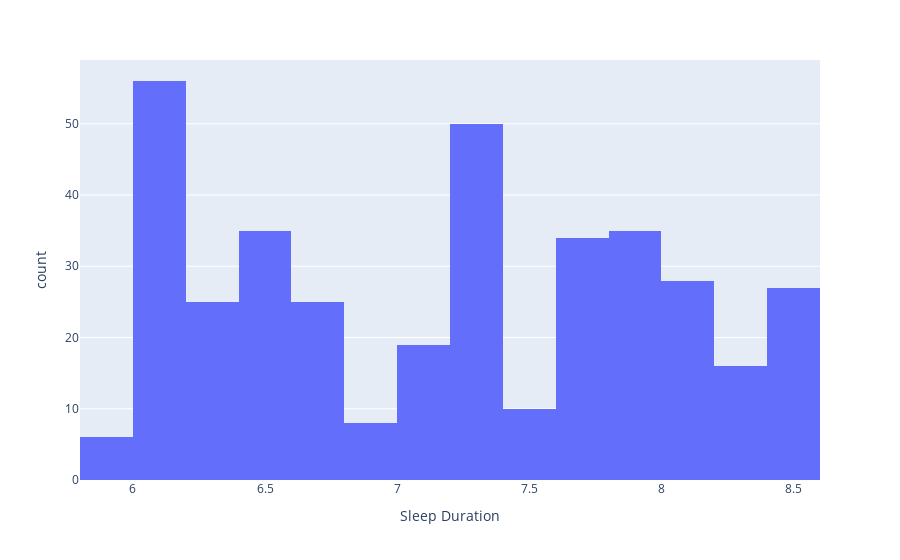

The cell this chart's notebook holds for it:
### Markdown cell above
# Sleep Duration

### Code cell
px.histogram(df, x='Sleep Duration')

### Figure 1 — Plotly figure (JSON) as saved in the notebook; plotly's stock layout.template omitted (floating-point values rounded to 4 significant figures; data arrays with more than 128 entries replaced by an {"elided": "..."} marker saying what was removed)
{"data": [{"alignmentgroup": "True", "bingroup": "x", "hovertemplate": "Sleep Duration=%{x}<br>count=%{y}<extra></extra>", "legendgroup": "", "marker": {"color": "#636efa", "pattern": {"shape": ""}}, "name": "", "offsetgroup": "", "orientation": "v", "showlegend": false, "type": "histogram", "x": {"elided": "374 float values"}, "xaxis": "x", "yaxis": "y"}], "layout": {"barmode": "relative", "legend": {"tracegroupgap": 0}, "margin": {"t": 60}, "xaxis": {"anchor": "y", "domain": [0, 1], "title": {"text": "Sleep Duration"}}, "yaxis": {"anchor": "x", "domain": [0, 1], "title": {"text": "count"}}}}
